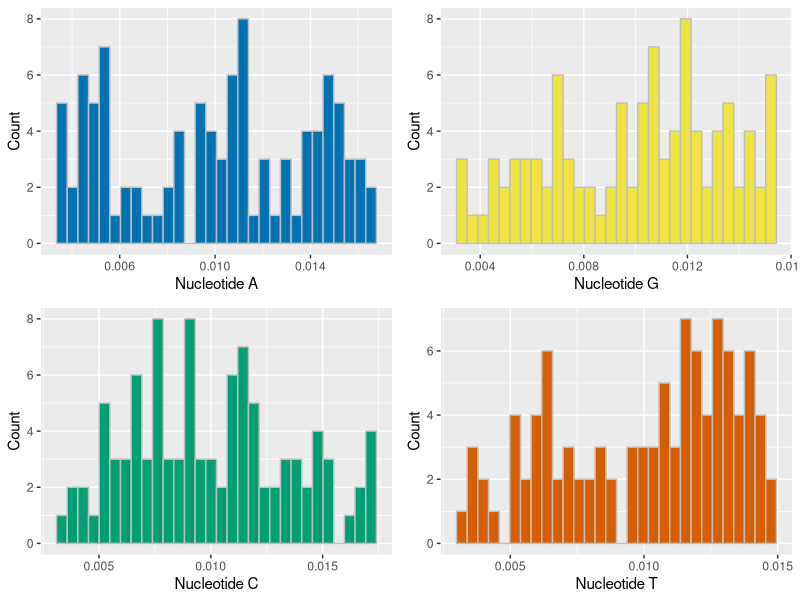

Generate this figure with R:
#Part C
#1. read .csv file containing 4 columns of numbers
#2. convert columns to proportions (ie. divide each number by total for each column)
#3. create 4-panel graph containing histograms for each of the 4 columns
#4. output figure to pdf file

# read csv. file using created sample data
install.packages("tidyr")
library(tidyr)
getwd()
mydata<-read.csv("Psuedodata.csv", header=TRUE, sep=",")
mydata

names(mydata)
class("Bases..A..G..C..T")
str(mydata)
#sepearte column values
sepmydata<-separate(mydata,'Bases..A..G..C..T.', c("A","G","C","T"))
sepmydata
names(sepmydata)
#Create variable for each base column
baseA<-sepmydata$A
intA<-as.integer(baseA)
baseG<-sepmydata$G
intG<-as.integer(baseG)
baseC<-sepmydata$C
intC<-as.integer(baseC)
baseT<-sepmydata$T
intT<-as.integer(baseT)
bases=c(baseA, baseG, baseC, baseT)
attach(sepmydata) #attach data 
df<-data.frame(sepmydata)
#Calculate proportions
#find sum of each column
totalA<-sum(intA)
totalG<-sum(intG)
totalC<-sum(intC)
totalT<-sum(intT)
#calculate proportions
propA<-intA/totalA
propG<-intG/totalG
propC<-intC/totalC
propT<-intT/totalT

df #current data
library(dplyr)
library(grid)
baseprop<-df %>% mutate(A=propA, G=propG, C=propC, T=propT)
baseprop

#histograms of proportion data
library(ggplot2)
histA<-ggplot(data=baseprop, aes(x=A)) + geom_histogram(colour="grey", fill="#0072b2") + ylab("Count") + xlab("Nucleotide A")
histG<-ggplot(data=df, aes(x=propG)) + geom_histogram(colour="grey", fill="#f0e442") + ylab("Count") + xlab("Nucleotide G")
histC<-ggplot(data=df, aes(x=propC)) + geom_histogram(colour="grey", fill="#009E73") + ylab("Count") + xlab("Nucleotide C")
histT<-ggplot(data=df, aes(x=propT)) + geom_histogram(colour="grey", fill="#d55e00") + ylab("Count") + xlab("Nucleotide T")

#Open pdf file to save figure in 2x2 format
install.packages("ggpubr")
library(ggpubr)
pdf("DataPlot.pdf", width=10, height=10)
  ggarrange(histA, histG, histC, histT,
    ncol=2, nrow=2)
dev.off()
